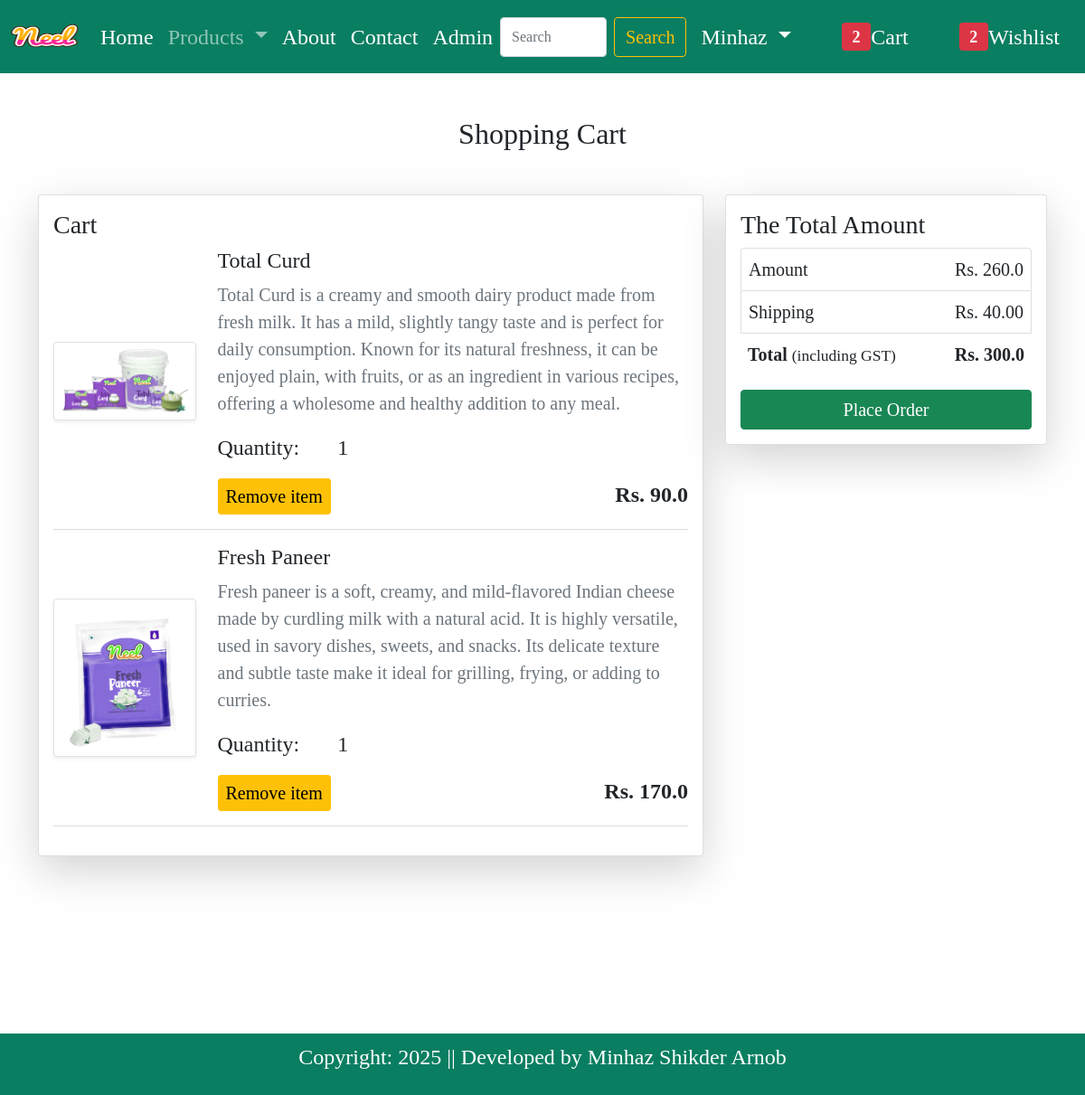
The app's page /cart/ (signed in) with its own data.
### arnob/models.py (models this page shows, shortened)
class Cart(models.Model):
    user = models.ForeignKey(User,on_delete=models.CASCADE)
    product = models.ForeignKey(Product,on_delete=models.CASCADE)
    quantity = models.PositiveBigIntegerField(default=1)

class Product(models.Model):
    title = models.CharField(max_length=100)
    selling_price = models.FloatField()
    discounted_price = models.FloatField()
    description = models.TextField()
    composition = models.TextField(default="")
    prod_app = models.TextField(default="")
    category = models.CharField(choices = Category_choices, max_length=10)
    product_image = models.ImageField(upload_to="product")

### arnob/views.py (the view)
# urls.py: path('cart/',views.show_cart,name='showcart'),
@login_required
def show_cart(request):
    user = request.user
    cart = Cart.objects.filter(user=user)
    amount = 0
    for p in cart:
        value = p.quantity * p.product.discounted_price
        amount = amount + value
    totalamount = amount + 40
    totalitem = 0
    wishitem = 0
    if request.user.is_authenticated:
        totalitem = len(Cart.objects.filter(user=request.user))
        wishitem = len(Wishlist.objects.filter(user=request.user))
    return render(request,'arnob/addtocart.html',locals())

### arnob/templates/arnob/addtocart.html (shortened to what this page needs)
{% extends "arnob/base.html" %}
{% load static %}
{% block main_content %}
<div class="container my-5" style="font-family: Georgia, serif;">
    <div class="row">
        {% if cart %}
        <h1 class="text-center mb-5 fs-2">Shopping Cart</h1>
        <div class="col-sm-8">
            <div class="card shadow-lg">
                <div class="card-body">
                    <h3 class="fs-3">Cart</h3>
                    {% for item in cart %}
                    <div class="row mb-3">
                        <div class="col-sm-3 text-center align-self-center">
                            <img src="{{ item.product.product_image.url }}"
                                 class="img-fluid img-thumbnail shadow-sm"
                                 height="300" width="200" alt="">
                        </div>
                        <div class="col-sm-9">
                            <h5 class="fs-4">{{ item.product.title }}</h5>
                            <p class="mb-2 text-muted small fs-5">
                                {{ item.product.description }}
                            </p>
                            <div class="my-3">
                                <label class="fs-4">Quantity:</label>
                                <a class="minus-cart btn" pid="{{ item.product.id }}">
                                </a>
                                <span class="mx-2 quantity fs-4">{{ item.quantity }}</span>
                                <a class="plus-cart btn" pid="{{ item.product.id }}">
                                </a>
                            </div>
                            <div class="d-flex justify-content-between">
                                <a href="#" class="remove-cart btn btn-sm btn-warning fs-5" pid="{{ item.product.id }}">Remove item</a>
                                <p class="mb-0 fs-4">
                                    <strong>Rs. {{ item.product.discounted_price }}</strong>
                                </p>
                            </div>
                        </div>
                    </div>
                    <hr class="text-muted">
                    {% endfor %}
                </div>
            </div>
        </div>
        <div class="col-sm-4">
            <div class="card shadow-lg">
                <div class="card-body">
                    <h3>The Total Amount</h3>
                    <ul class="list-group">
                        <li class="list-group-item d-flex justify-content-between px-2 fs-5">
                            Amount <span id="amount">Rs. {{ amount }}</span>
                        </li>
                        <li class="list-group-item d-flex justify-content-between px-2 fs-5">
                            Shipping <span>Rs. 40.00</span>
                        </li>
                        <li class="list-group-item d-flex justify-content-between border-0 px-2 mb-3 fs-5">
                            <div>
                                <strong>Total</strong>
                                <small>(including GST)</small>
                            </div>
                            <span id="totalamount">
                                <strong>Rs. {{ totalamount }}</strong>
                            </span>
                        </li>
                    </ul>
                    <div class="d-grid">
                        <a href="{% url 'checkout' %}" class="btn btn-success fs-5">Place Order</a>
                    </div>
                </div>
            </div>
        </div>
        {% else %}
        <h1 class="text-center mb-5 fs-4">Cart is Empty</h1>
        {% endif %}
    </div>
</div>
{% endblock main_content %}

### records on screen
Cart: product.product_image (picture), product "Total Curd", product.description "Total Curd is a creamy and smooth dairy product made from fresh milk. It has a mild, slightly tangy taste and is perfect for daily consumption. Known for its natural freshness, it can be enjoyed plain, with fruits, or as an ingredient in various recipes, offering a wholesome and healthy addition to any meal.", quantity "1", product.discounted_price "90.0"
Cart: product.product_image (picture), product "Fresh Paneer", product.description "Fresh paneer is a soft, creamy, and mild-flavored Indian cheese made by curdling milk with a natural acid. It is highly versatile, used in savory dishes, sweets, and snacks. Its delicate texture and subtle taste make it ideal for grilling, frying, or adding to curries.", quantity "1", product.discounted_price "170.0"

### other values on screen
{{ totalitem }} "2"
{{ wishitem }} "2"
{{ amount }} "260.0"
{{ totalamount }} "300.0"
